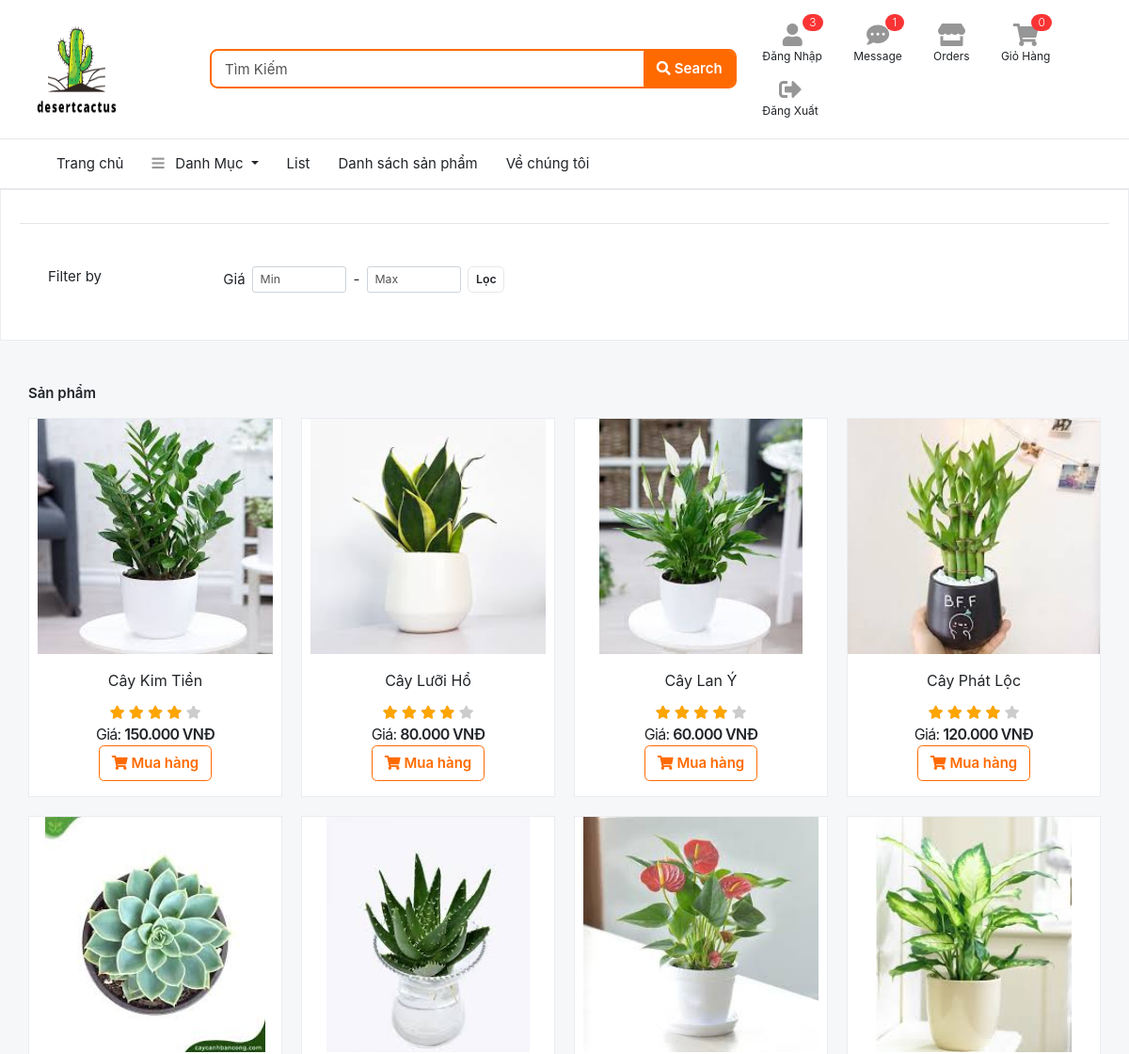
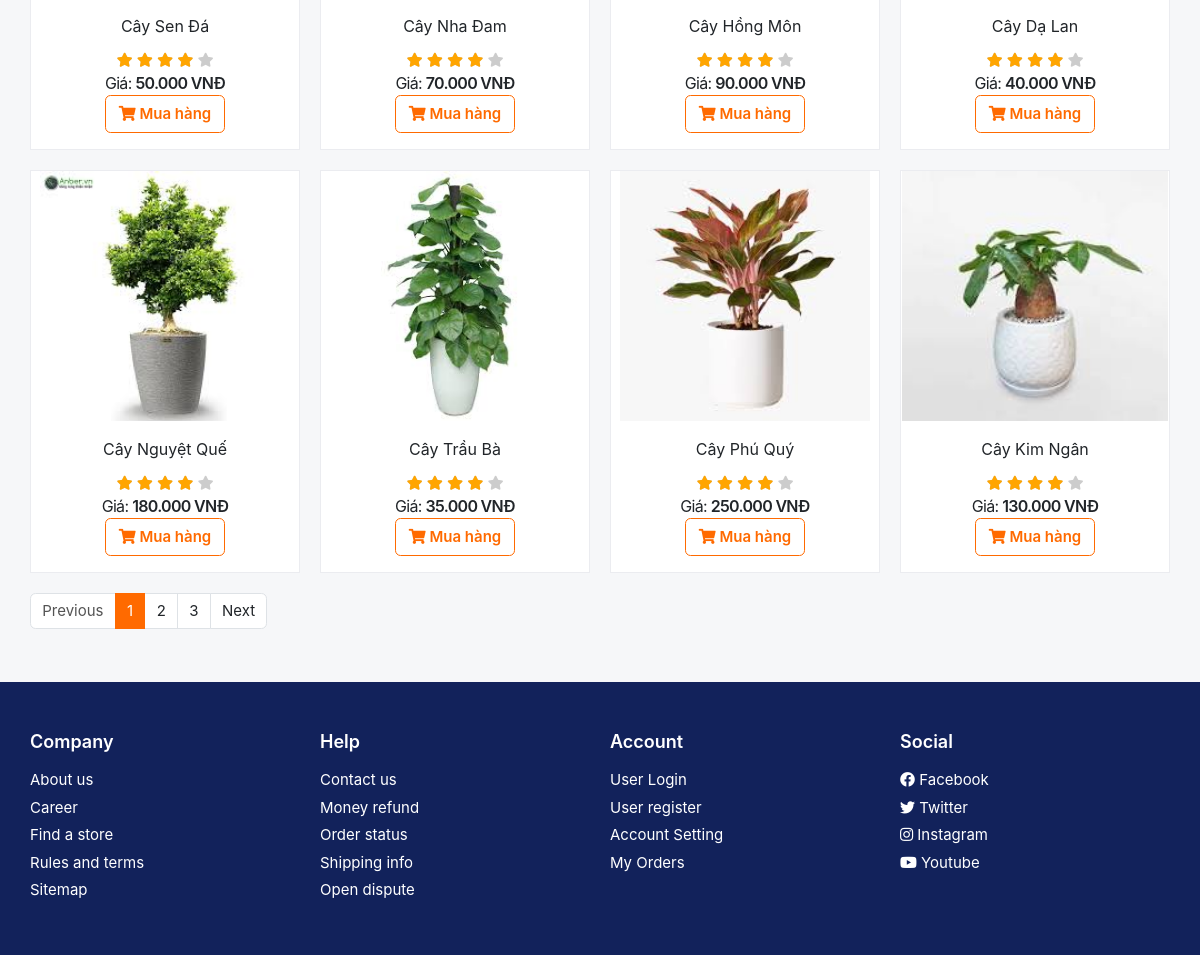
Screenshot of /DoAn_MaNguonMo/DoAn_MaNguonMo/danhsachsanpham.php with the database file from the repository (2 pictures, top to bottom).
### tables this page shows
CREATE TABLE `sanpham` (
  `MASP` int(11) NOT NULL,
  `TenSP` varchar(50) NOT NULL,
  `MoTa` text NOT NULL,
  `Gia` int(11) NOT NULL,
  `SoLuongTon` int(11) NOT NULL,
  `MaDM` int(11) NOT NULL,
  `HinhAnh` varchar(50) NOT NULL,
  `MaNCC` int(11) NOT NULL,
  `ChieuCao` float NOT NULL,
  `DoNang` float NOT NULL,
  `HinhAnh1` varchar(50) NOT NULL,
  `HInhAnh2` varchar(50) NOT NULL,
  `HinhAnh3` varchar(50) NOT NULL
);

### DoAn_MaNguonMo/DoAn_MaNguonMo/danhsachsanpham.php (the view, shortened to what this page needs)
<!DOCTYPE HTML>
<html lang="en">
<head>
    <link href="css/bootstrap.css" rel="stylesheet" type="text/css"/>
    <link href="fonts/fontawesome/css/all.min.css" type="text/css" rel="stylesheet">
    <link href="css/ui.css" rel="stylesheet" type="text/css"/>
    <link href="css/responsive.css" rel="stylesheet" type="text/css" />
</head>
<body>
    <?php include 'header.php'; ?>
    <?php include 'thanhcongcu.php'; ?>
    <div class="card mb-3">
        <div class="card-body">
            <hr>
            <section class="section-content padding-y">
                <div class="container">
                    <div class="row">
                        <div class="col-md-2">Filter by</div>
                        <div class="col-md-10">
                            <ul class="list-inline">
                                <form method="GET" action="danhsachsanpham.php" class="form-inline">
                                    <label class="mr-2">Giá</label>
                                    <input class="form-control form-control-sm" name="min_price" placeholder="Min" type="number" value="<?php echo isset($_GET['min_price']) ? $_GET['min_price'] : ''; ?>">
                                    <span class="px-2"> - </span>
                                    <input class="form-control form-control-sm" name="max_price" placeholder="Max" type="number" value="<?php echo isset($_GET['max_price']) ? $_GET['max_price'] : ''; ?>">
                                    <button type="submit" class="btn btn-sm btn-light ml-2">Lọc</button>
                                </form>
                            </ul>
                        </div>
                    </div>
                </div>
            </div>
        </div>
    <section class="section-content padding-y">
        <div class="container">
            <header class="mb-3">
                <div class="form-inline">
                    <strong class="mr-md-auto">Sản phẩm</strong>
                </div>
            </header>
            <?php
            $limit = 12;
            if (isset($_GET["page"])) {
                $page  = $_GET["page"];
            } else {
                $page = 1;
            };
            $start_from = ($page-1) * $limit;
            $min_price = isset($_GET['min_price']) ? $_GET['min_price'] : 0;
            $max_price = isset($_GET['max_price']) ? $_GET['max_price'] : PHP_INT_MAX;
            $sql = "SELECT COUNT(*) FROM sanpham WHERE Gia BETWEEN :min_price AND :max_price";
            $stmt = $conn->prepare($sql);
            $stmt->bindParam(':min_price', $min_price, PDO::PARAM_INT);
            $stmt->bindParam(':max_price', $max_price, PDO::PARAM_INT);
            $stmt->execute();
            $total_records = $stmt->fetchColumn();
            $total_pages = ceil($total_records / $limit);
            $sql = "SELECT * FROM sanpham WHERE Gia BETWEEN :min_price AND :max_price LIMIT :start_from, :limit";
            $stmt = $conn->prepare($sql);
            $stmt->bindParam(':min_price', $min_price, PDO::PARAM_INT);
            $stmt->bindParam(':max_price', $max_price, PDO::PARAM_INT);
            $stmt->bindParam(':start_from', $start_from, PDO::PARAM_INT);
            $stmt->bindParam(':limit', $limit, PDO::PARAM_INT);
            $stmt->execute();
            $sanpham = $stmt->fetchAll(PDO::FETCH_OBJ);
            ?>
            <div class="row">
                <?php
                if ($sanpham) {
                    foreach ($sanpham as $item) {
                        ?>
                        <div class="col-md-3">
                            <a href="chitietsanpham.php?idsach=<?php echo $item->MASP?>">
                                <figure class="card card-product-grid">
                                    <div class="img-wrap">
                                        <img src="images/image_cay/<?php echo htmlspecialchars($item->HinhAnh); ?>">
                                    </div>
                                    <figcaption class="info-wrap text-center" style="font-size: 16px;">
                                        <a href="chitietsanpham.php?idsach=<?php echo $item->MASP?>" class="title mb-2"><?php echo htmlspecialchars($item->TenSP); ?></a>
                                        <ul class="rating-stars">
                                                <li style="width:80%" class="stars-active">
                                                    <i class="fa fa-star"></i> <i class="fa fa-star"></i>
                                                    <i class="fa fa-star"></i> <i class="fa fa-star"></i>
                                                </li>
                                                <li>
                                                    <i class="fa fa-star"></i> <i class="fa fa-star"></i>
                                                    <i class="fa fa-star"></i> <i class="fa fa-star"></i>
                                                    <i class="fa fa-star"></i>
                                                </li>
                                            </ul>
                                        <div class="price-wrap">
                                        Giá:  <span class="price"><?php echo number_format($item->Gia, 0, ',', '.') ?> VNĐ</span>
                                        </div>
                                        <form action="danhsachsanpham.php" method="post">
                                            <button type="submit" name="add_to_cart" class="btn btn-outline-primary"><i class="fa fa-shopping-cart"></i> Mua hàng </button>
                                        </form>
                                    </figcaption>
                                </figure>
                            </a>
                        </div>
                        <?php
                    }
                } else {
                    echo "<p>Không có sản phẩm nào trong danh mục này.</p>";
                }
                ?>
            </div>
            <nav class="mb-4" aria-label="Page navigation sample">
                <ul class="pagination">
                    <?php
                    if($page > 1){
                        echo '<li class="page-item"><a class="page-link" href="danhsachsanpham.php?page='.($page - 1).'&min_price='.$min_price.'&max_price='.$max_price.'">Previous</a></li>';
                    } else {
                        echo '<li class="page-item disabled"><a class="page-link" href="#">Previous</a></li>';
                    }
                    for ($i=1; $i<=$total_pages; $i++) {
                        if ($i == $page) {
                            echo '<li class="page-item active"><a class="page-link" href="#">'.$i.'</a></li>';
                        } else {
                            echo '<li class="page-item"><a class="page-link" href="danhsachsanpham.php?page='.$i.'&min_price='.$min_price.'&max_price='.$max_price.'">'.$i.'</a></li>';
                        }
                    }
                    if($page < $total_pages){
                        echo '<li class="page-item"><a class="page-link" href="danhsachsanpham.php?page='.($page + 1).'&min_price='.$min_price.'&max_price='.$max_price.'">Next</a></li>';
                    } else {
                        echo '<li class="page-item disabled"><a class="page-link" href="#">Next</a></li>';
                    }
                    ?>
                </ul>
            </nav>
        </div>
    </section>
    <?php include 'footer.php'; ?>
</body>
</html>

### DoAn_MaNguonMo/DoAn_MaNguonMo/css/ui.css (style rules this page uses)
html { font-family: 'Inter', sans-serif; font-size: 15px; }
.img-wrap { text-align: center; display: block; }
.img-wrap img { max-width: 100%; }
.price-wrap { letter-spacing: -0.7px; }
.padding-y { padding-top: 30px; padding-bottom: 30px; }
figure { margin-bottom: 0; }
.btn-light { background-color: #fff; border-color: #e5e7ea; }
.list-inline { margin-bottom: 0; }
[class*='card-product'] a.title { color: #212529; display: block; }
[class*='card-product'] .img-wrap { overflow: hidden; position: relative; }
[class*='card-product'] .img-wrap img { height: 100%; max-width: 100%; width: auto; display: inline-block; -o-object-fit: cover; object-fit: cover; }
.card-product-grid { margin-bottom: 20px; }
.card-product-grid .img-wrap { height: 250px; }
.card-product-grid .info-wrap { overflow: hidden; padding: 16px; }
.card .img-wrap { overflow: hidden; }
.price { font-weight: 600; color: #212529; }
.rating-stars { display: inline-block; vertical-align: middle; list-style: none; margin: 0; padding: 0; position: relative; white-space: nowrap; clear: both; }
.rating-stars i { font-size: 14px; color: #ccc; display: inline; }
.rating-stars li { display: block; text-overflow: clip; white-space: nowrap; z-index: 1; }
.rating-stars li.stars-active { z-index: 2; position: absolute; top: 0; left: 0; overflow: hidden; }
.rating-stars li.stars-active i { color: orange; }
.form-inline input[type='number'] { max-width: 100px; }
body { background-color: #f6f7f9; }

### DoAn_MaNguonMo/DoAn_MaNguonMo/css/responsive.css (style rules this page uses)
@media (min-width: 1040px) { .container { padding-left: 30px !important; padding-right: 30px !important; } }

### rows the page displays
sanpham: HinhAnh (picture), TenSP "Cây Kim Tiền", Gia "150.000"
sanpham: HinhAnh (picture), TenSP "Cây Lưỡi Hổ", Gia "80.000"
sanpham: HinhAnh (picture), TenSP "Cây Lan Ý", Gia "60.000"
sanpham: HinhAnh (picture), TenSP "Cây Phát Lộc", Gia "120.000"
sanpham: HinhAnh (picture), TenSP "Cây Sen Đá", Gia "50.000"
sanpham: HinhAnh (picture), TenSP "Cây Nha Đam", Gia "70.000"
sanpham: HinhAnh (picture), TenSP "Cây Hồng Môn", Gia "90.000"
sanpham: HinhAnh (picture), TenSP "Cây Dạ Lan", Gia "40.000"
sanpham: HinhAnh (picture), TenSP "Cây Nguyệt Quế", Gia "180.000"
sanpham: HinhAnh (picture), TenSP "Cây Trầu Bà", Gia "35.000"
sanpham: HinhAnh (picture), TenSP "Cây Phú Quý", Gia "250.000"
sanpham: HinhAnh (picture), TenSP "Cây Kim Ngân", Gia "130.000"

### other values shown
$total_items "0"
